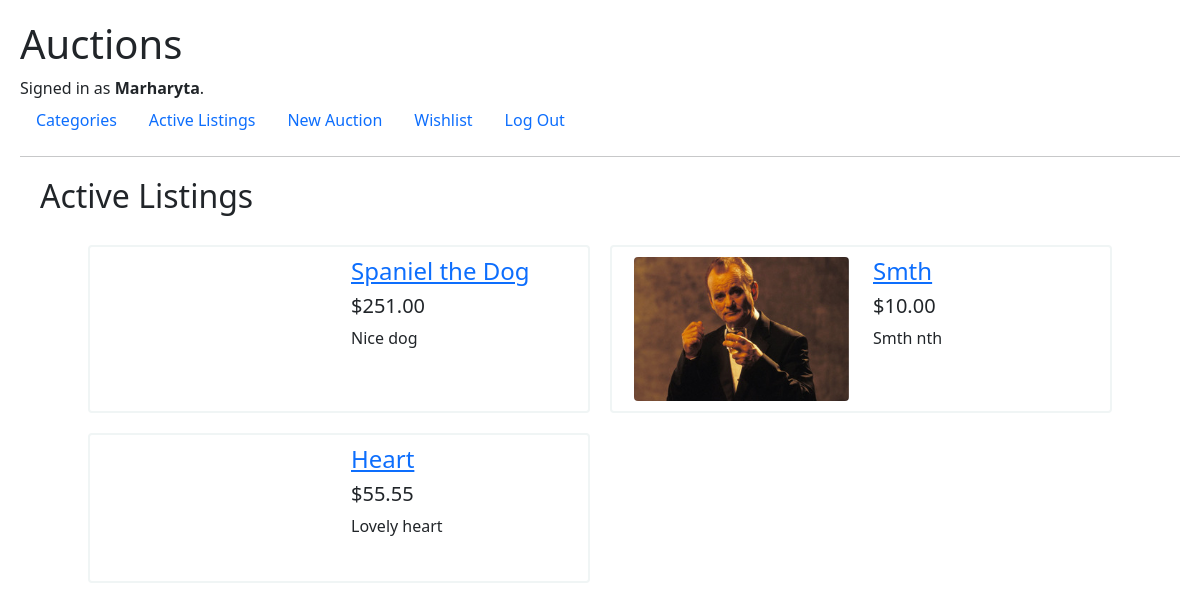
Screenshot of / (signed in) with the database file from the repository.
### auctions/models.py (models this page shows, shortened)
class User(AbstractUser):
    pass

class Auction(models.Model):
    AUCTION_CATEGORY_CHOICES = [
    ('1', 'Furniture'),
    ('2', 'Books'),
    ('3', 'Gadgets'),
    ('4', 'Household appliances'),
    ('5', 'Accessories'),
    ('6', 'Clothing'),
    ('7', 'Makeup'),
    ('8', 'For children'),
    ('9', 'For animals'),
    ('10', 'Car accessories'),
    ]
    user = models.ForeignKey(User, on_delete=models.CASCADE, related_name="creator")
    name = models.CharField("lot name", max_length=255)
    minimum_bid = models.DecimalField("lot minimum bid", max_digits=7, decimal_places=2, validators=[MinValueValidator(0.01)])
    description = models.CharField("lot description", max_length=3000)
    image = models.ImageField("lot image", upload_to='images', default='images/placeholder.jpg', blank=True)
    category = models.CharField("lot category", choices=AUCTION_CATEGORY_CHOICES, max_length=30, blank=True)
    current_bid = models.DecimalField("current lot bid", max_digits=7, decimal_places=2, default=0.00)
    active = models.BooleanField("is active", default=True)
    winner = models.ForeignKey(User, on_delete=models.SET_NULL, null=True, blank=True, related_name="winner")

### auctions/views.py (the view)
# urls.py: path("", views.index, name="index"),
def index(request):
    return render(request, "auctions/index.html", {
        "active_listings": Auction.objects.filter(active=True).only("name", "description", "current_bid", "image")
    })

### auctions/templates/auctions/index.html (shortened to what this page needs)
{% extends "auctions/layout.html" %}
{% block body %}
    <h2 class="page-title">Active Listings</h2>
    <div class="listing-block">
        {% for lot in active_listings %}
            <div class="in-listing-block">
                <div class="lot-block">
                    <div class="container container-md-12">
                        <div class="row">
                            <div class="col-md-6 lot-image-block">
                                <img src="{{ lot.image.url }}" alt="{{ lot.image.title }}" class="rounded img-fluid">
                            </div>
                            <div class="col-md-6">
                                <a href="/auctions/id={{ lot.id }}"><h4>{{ lot.name }}</h4></a>
                                <h5>${{ lot.current_bid }}</h5>
                                <div>{{ lot.description }}</div>
                            </div>
                        </div>
                    </div>
                </div>
            </div>
        {% endfor %}
    </div>
{% endblock %}

### auctions/templates/auctions/layout.html (shortened to what this page needs)
{% load static %}
<!DOCTYPE html>
<html lang="en">
    <head>
        <link href="https://cdn.jsdelivr.net/npm/bootstrap@5.1.3/dist/css/bootstrap.min.css" rel="stylesheet">
        <link href="{% static 'auctions/styles.css' %}" rel="stylesheet">
    </head>
    <body>
        <h1>Auctions</h1>
        <div>
            {% if user.is_authenticated %}
                Signed in as <strong>{{ user.username }}</strong>.
            {% else %}
                Not signed in.
            {% endif %}
        </div>
        <ul class="nav">
            <li class="nav-item">
                <a class="nav-link" href="{% url 'categories' %}">Categories</a>
            </li>
            <li class="nav-item">
                <a class="nav-link" href="{% url 'index' %}">Active Listings</a>
            </li>
            {% if user.is_authenticated %}
                <li class="nav-item">
                    <a class="nav-link" href="{% url 'new_auction' %}">New Auction</a>
                </li>
                <li class="nav-item">
                    <a class="nav-link" href="{% url 'wishlist_page' %}">Wishlist</a>
                </li>
                <li class="nav-item">
                    <a class="nav-link" href="{% url 'logout' %}">Log Out</a>
                </li>
            {% endif %}
        </ul>
        <hr>
        {% block body %}
        {% endblock %}
    </body>
</html>

### auctions/static/auctions/styles.css (style rules this page uses)
body { padding: 20px; }
.page-title { margin: 20px; }
.listing-block { display:flex; flex-wrap: wrap; width:90%; margin:auto; }
.in-listing-block { width: 50%; padding: 10px; }
.lot-block { height: 100%; min-height: 150px; padding: 10px; border: 2px solid rgb(240, 245, 245); border-radius: 4px; }
.lot-image-block { text-align: center; }

### rows the page displays
User: username "Marharyta"
Auction: name "Spaniel the Dog", current_bid "251.00", description "Nice dog"
Auction: image (placeholder picture), name "Smth", current_bid "10.00", description "Smth nth"
Auction: name "Heart", current_bid "55.55", description "Lovely heart"
